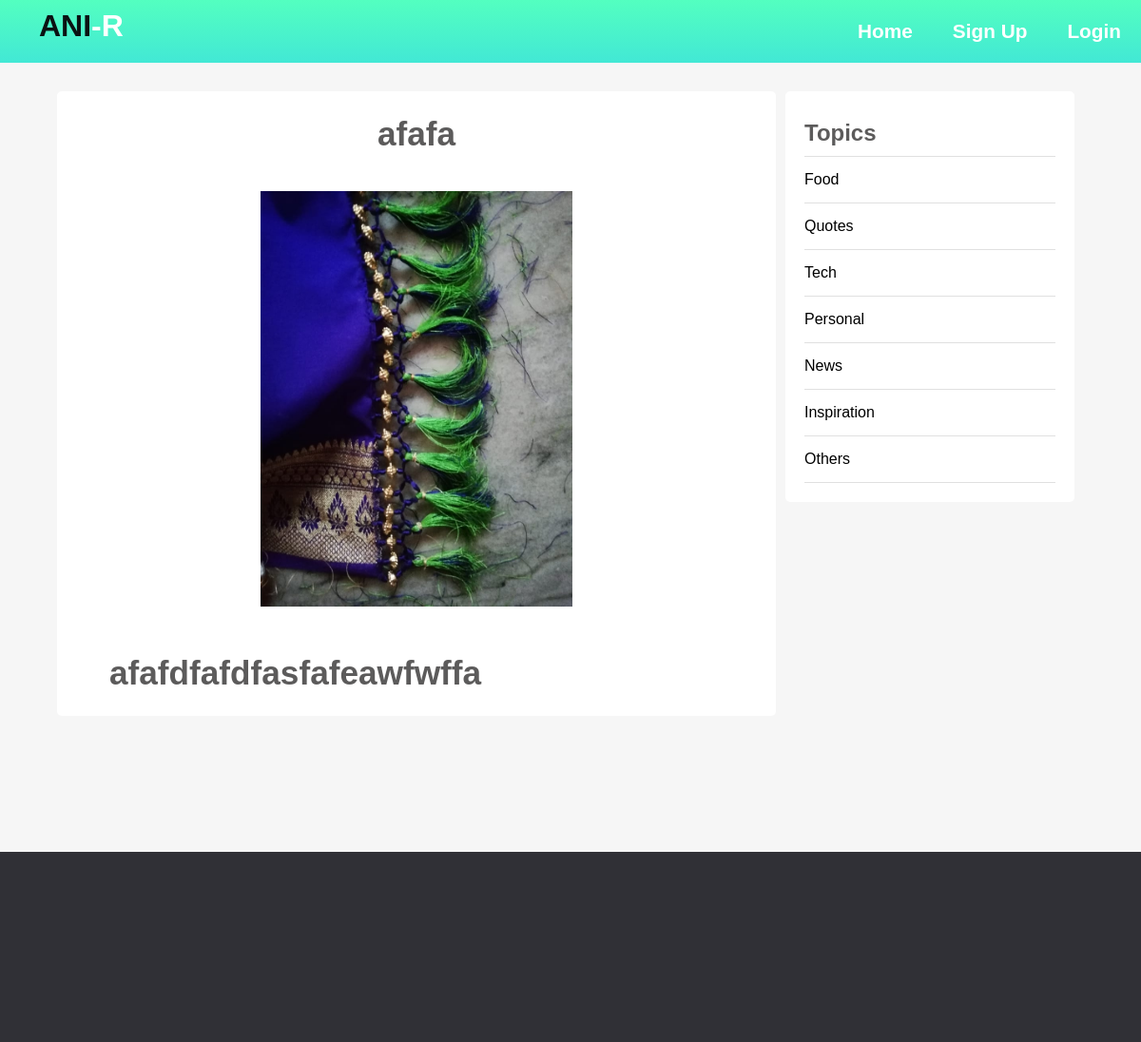
Page /single.php?id=50 on the committed database.
### tables this page shows
CREATE TABLE `posts` (
  `id` int(11) NOT NULL,
  `user_id` int(11) NOT NULL,
  `topic_id` int(11) DEFAULT NULL,
  `title` varchar(255) NOT NULL,
  `image` varchar(255) NOT NULL,
  `body` text NOT NULL,
  `published` tinyint(4) NOT NULL,
  `created_at` datetime NOT NULL DEFAULT current_timestamp()
);

CREATE TABLE `topics` (
  `id` int(11) NOT NULL,
  `name` varchar(100) NOT NULL,
  `description` text NOT NULL
);

### app/database/db.php (called while the page is built, shortened)
<?php
require('connect.php');
function executeQuery($sql, $data)
{
    global $conn;
    $stmt = $conn->prepare($sql);
    $values = array_values($data);
    $types = str_repeat('s', count($values));
    $stmt->bind_param($types, ...$values);
    $stmt->execute();
    return $stmt;
}
function selectAll($table, $conditions = [])
{
    global $conn;
    $sql = "SELECT * FROM $table";
    if (empty($conditions)) {
        $stmt = $conn->prepare($sql);
        $stmt->execute();
        $records = $stmt->get_result()->fetch_all(MYSQLI_ASSOC);
        return $records;
    } else {
        $i = 0;
        foreach ($conditions as $key => $value) {
            if ($i === 0) {
                $sql = $sql . " WHERE $key=?";
            } else {
                $sql = $sql . " AND $key=?";
            }
            $i++;
        }
        $stmt = executeQuery($sql, $conditions);
        $records = $stmt->get_result()->fetch_all(MYSQLI_ASSOC);
        return $records;
    }
}
function selectOne($table, $conditions)
{
    $sql = "SELECT * FROM $table";
    $i = 0;
    foreach ($conditions as $key => $value) {
        if ($i === 0) {
            $sql = $sql . " WHERE $key=?";
        } else {
            $sql = $sql . " AND $key=?";
        }
        $i++;
    }
    $sql = $sql . " LIMIT 1";
    $stmt = executeQuery($sql, $conditions);
    $records = $stmt->get_result()->fetch_assoc();
    return $records;
}

### app/controllers/posts.php (called while the page is built, shortened)
<?php
include(ROOT_PATH . "/app/database/db.php");
$topics = selectAll('topics');

### single.php (the view, shortened to what this page needs)
<?php include(ROOT_PATH . '/app/controllers/posts.php');
if (isset($_GET['id'])) {
  $post = selectOne('posts', ['id' => $_GET['id']]);
}
$topics = selectAll('topics');
$posts = selectAll('posts', ['published' => 1]);
?>
<!DOCTYPE html>
<html lang="en">
<head>
  <link rel="stylesheet" href="https://use.fontawesome.com/releases/v5.7.2/css/all.css"
>
  <link rel="stylesheet" href="assets/css/style.css">
</head>
<body>
  <?php include(ROOT_PATH . "/app/includes/header.php"); ?>
  <div class="page-wrapper">
    <div class="content clearfix">
      <div class="main-content-wrapper">
        <div class="main-content single">
          <h1 class="post-title"><?php echo $post['title']; ?></h1>
          <div class="post-content">
            <img src="<?php echo BASE_URL . '/assets/images/' . $post['image']; ?>" width="500px" height= "500px" alt="" class="i-center">
            <?php echo html_entity_decode($post['body']); ?>
          </div>
        </div>
      </div>
      <div class="sidebar single">
        <div class="section topics">
          <h2 class="section-title">Topics</h2>
          <ul>
            <?php foreach ($topics as $topic): ?>
              <li><a href="<?php echo BASE_URL . '/index.php?t_id=' . $topic['id'] . '&name=' . $topic['name'] ?>"><?php echo $topic['name']; ?></a></li>
            <?php endforeach; ?>
          </ul>
        </div>
      </div>
    </div>
  </div>
  <?php include(ROOT_PATH . "/app/includes/footer.php"); ?>
</body>
</html>

### assets/css/style.css (style rules this page uses)
* { box-sizing: border-box; }
html, body { height: 100%; padding: 0px; margin: 0px; background: #f6f6f6; font-family: Arial, Helvetica, sans-serif; }
h1, h2, h3, h4, h5, h6 { color: #5c5b5b; margin: 5px; }
a { text-decoration: none; color: inherit; }
.clearfix::after { content: ""; display: block; clear: both; }
.page-wrapper { min-height: 100%; }
.content { width: 90%; margin: 30px auto 30px; }
.content .main-content { width: 70%; float: left; }
.content .main-content.single { background: white; padding: 20px 50px; font-size: 1.1em; border-radius: 5px; }
.content .main-content.single .post-title { text-align: center; margin-bottom: 40px; }
.i-center { display: block; margin-left: auto; margin-right: auto; margin-bottom: 50px; height: 50%; width: 50%; }
.content .sidebar { width: 30%; float: left; }
.content .sidebar.single { padding: 0px 10px; }
.content .sidebar .section { background: white; padding: 20px; border-radius: 5px; margin-bottom: 20px; }
.content .sidebar .section .section-title { margin: 10px 0px 10px 0px; }
.content .sidebar .section.topics ul { margin: 0px; padding: 0px; list-style: none; border-top: 1px solid #e0e0e0; }
.content .sidebar .section.topics ul li a { display: block; padding: 15px 0px 15px 0px; border-bottom: 1px solid #e0e0e0; transition: all 0.3s; }

### rows in the picture
posts: title "afafa", image (picture), body "afafdfafdfasfafeawfwffa"
topics: name "Food"
topics: name "Quotes"
topics: name "Tech"
topics: name "Personal"
topics: name "News"
topics: name "Inspiration"
topics: name "Others"
